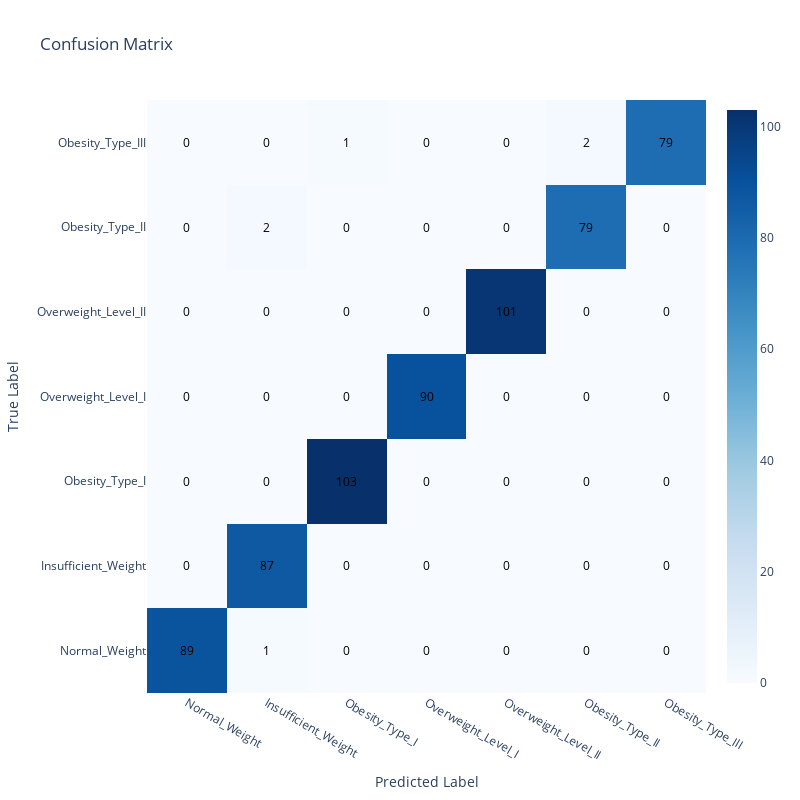

Notebook source saved alongside this figure:
### Code cell
# Compute the confusion matrix
conf_matrix = confusion_matrix(y_test, y_pred)
class_names = y_train['obesity_level'].unique()
import plotly.graph_objects as go
# Creating a confusion matrix heatmap using Plotly Graph Objects with true class names
fig = go.Figure(data=go.Heatmap(
                   z=conf_matrix,
                   x=class_names,
                   y=class_names,
                   colorscale='Blues'))

# Adding annotations
for i in range(len(conf_matrix)):
    for j in range(len(conf_matrix[i])):
        fig.add_annotation(
            x=j, y=i,
            text=str(conf_matrix[i][j]),
            showarrow=False,
            font=dict(color="black", size=12)
        )

# Updating layout for better readability
fig.update_layout(
    title='Confusion Matrix',
    xaxis_title='Predicted Label',
    yaxis_title='True Label',
    width=800, height=800
)

fig.show()

### Figure 1 — Plotly figure (JSON) as saved in the notebook; plotly's stock layout.template omitted (floating-point values rounded to 4 significant figures)
{"data": [{"colorscale": [[0, "rgb(247,251,255)"], [0.125, "rgb(222,235,247)"], [0.25, "rgb(198,219,239)"], [0.375, "rgb(158,202,225)"], [0.5, "rgb(107,174,214)"], [0.625, "rgb(66,146,198)"], [0.75, "rgb(33,113,181)"], [0.875, "rgb(8,81,156)"], [1, "rgb(8,48,107)"]], "type": "heatmap", "x": ["Normal_Weight", "Insufficient_Weight", "Obesity_Type_I", "Overweight_Level_I", "Overweight_Level_II", "Obesity_Type_II", "Obesity_Type_III"], "y": ["Normal_Weight", "Insufficient_Weight", "Obesity_Type_I", "Overweight_Level_I", "Overweight_Level_II", "Obesity_Type_II", "Obesity_Type_III"], "z": [[89, 1, 0, 0, 0, 0, 0], [0, 87, 0, 0, 0, 0, 0], [0, 0, 103, 0, 0, 0, 0], [0, 0, 0, 90, 0, 0, 0], [0, 0, 0, 0, 101, 0, 0], [0, 2, 0, 0, 0, 79, 0], [0, 0, 1, 0, 0, 2, 79]]}], "layout": {"annotations": [{"font": {"color": "black", "size": 12}, "showarrow": false, "text": "89", "x": 0, "y": 0}, {"font": {"color": "black", "size": 12}, "showarrow": false, "text": "1", "x": 1, "y": 0}, {"font": {"color": "black", "size": 12}, "showarrow": false, "text": "0", "x": 2, "y": 0}, {"font": {"color": "black", "size": 12}, "showarrow": false, "text": "0", "x": 3, "y": 0}, {"font": {"color": "black", "size": 12}, "showarrow": false, "text": "0", "x": 4, "y": 0}, {"font": {"color": "black", "size": 12}, "showarrow": false, "text": "0", "x": 5, "y": 0}, {"font": {"color": "black", "size": 12}, "showarrow": false, "text": "0", "x": 6, "y": 0}, {"font": {"color": "black", "size": 12}, "showarrow": false, "text": "0", "x": 0, "y": 1}, {"font": {"color": "black", "size": 12}, "showarrow": false, "text": "87", "x": 1, "y": 1}, {"font": {"color": "black", "size": 12}, "showarrow": false, "text": "0", "x": 2, "y": 1}, {"font": {"color": "black", "size": 12}, "showarrow": false, "text": "0", "x": 3, "y": 1}, {"font": {"color": "black", "size": 12}, "showarrow": false, "text": "0", "x": 4, "y": 1}, {"font": {"color": "black", "size": 12}, "showarrow": false, "text": "0", "x": 5, "y": 1}, {"font": {"color": "black", "size": 12}, "showarrow": false, "text": "0", "x": 6, "y": 1}, {"font": {"color": "black", "size": 12}, "showarrow": false, "text": "0", "x": 0, "y": 2}, {"font": {"color": "black", "size": 12}, "showarrow": false, "text": "0", "x": 1, "y": 2}, {"font": {"color": "black", "size": 12}, "showarrow": false, "text": "103", "x": 2, "y": 2}, {"font": {"color": "black", "size": 12}, "showarrow": false, "text": "0", "x": 3, "y": 2}, {"font": {"color": "black", "size": 12}, "showarrow": false, "text": "0", "x": 4, "y": 2}, {"font": {"color": "black", "size": 12}, "showarrow": false, "text": "0", "x": 5, "y": 2}, {"font": {"color": "black", "size": 12}, "showarrow": false, "text": "0", "x": 6, "y": 2}, {"font": {"color": "black", "size": 12}, "showarrow": false, "text": "0", "x": 0, "y": 3}, {"font": {"color": "black", "size": 12}, "showarrow": false, "text": "0", "x": 1, "y": 3}, {"font": {"color": "black", "size": 12}, "showarrow": false, "text": "0", "x": 2, "y": 3}, {"font": {"color": "black", "size": 12}, "showarrow": false, "text": "90", "x": 3, "y": 3}, {"font": {"color": "black", "size": 12}, "showarrow": false, "text": "0", "x": 4, "y": 3}, {"font": {"color": "black", "size": 12}, "showarrow": false, "text": "0", "x": 5, "y": 3}, {"font": {"color": "black", "size": 12}, "showarrow": false, "text": "0", "x": 6, "y": 3}, {"font": {"color": "black", "size": 12}, "showarrow": false, "text": "0", "x": 0, "y": 4}, {"font": {"color": "black", "size": 12}, "showarrow": false, "text": "0", "x": 1, "y": 4}, {"font": {"color": "black", "size": 12}, "showarrow": false, "text": "0", "x": 2, "y": 4}, {"font": {"color": "black", "size": 12}, "showarrow": false, "text": "0", "x": 3, "y": 4}, {"font": {"color": "black", "size": 12}, "showarrow": false, "text": "101", "x": 4, "y": 4}, {"font": {"color": "black", "size": 12}, "showarrow": false, "text": "0", "x": 5, "y": 4}, {"font": {"color": "black", "size": 12}, "showarrow": false, "text": "0", "x": 6, "y": 4}, {"font": {"color": "black", "size": 12}, "showarrow": false, "text": "0", "x": 0, "y": 5}, {"font": {"color": "black", "size": 12}, "showarrow": false, "text": "2", "x": 1, "y": 5}, {"font": {"color": "black", "size": 12}, "showarrow": false, "text": "0", "x": 2, "y": 5}, {"font": {"color": "black", "size": 12}, "showarrow": false, "text": "0", "x": 3, "y": 5}, {"font": {"color": "black", "size": 12}, "showarrow": false, "text": "0", "x": 4, "y": 5}, {"font": {"color": "black", "size": 12}, "showarrow": false, "text": "79", "x": 5, "y": 5}, {"font": {"color": "black", "size": 12}, "showarrow": false, "text": "0", "x": 6, "y": 5}, {"font": {"color": "black", "size": 12}, "showarrow": false, "text": "0", "x": 0, "y": 6}, {"font": {"color": "black", "size": 12}, "showarrow": false, "text": "0", "x": 1, "y": 6}, {"font": {"color": "black", "size": 12}, "showarrow": false, "text": "1", "x": 2, "y": 6}, {"font": {"color": "black", "size": 12}, "showarrow": false, "text": "0", "x": 3, "y": 6}, {"font": {"color": "black", "size": 12}, "showarrow": false, "text": "0", "x": 4, "y": 6}, {"font": {"color": "black", "size": 12}, "showarrow": false, "text": "2", "x": 5, "y": 6}, {"font": {"color": "black", "size": 12}, "showarrow": false, "text": "79", "x": 6, "y": 6}], "height": 800, "title": {"text": "Confusion Matrix"}, "width": 800, "xaxis": {"title": {"text": "Predicted Label"}}, "yaxis": {"title": {"text": "True Label"}}}}
